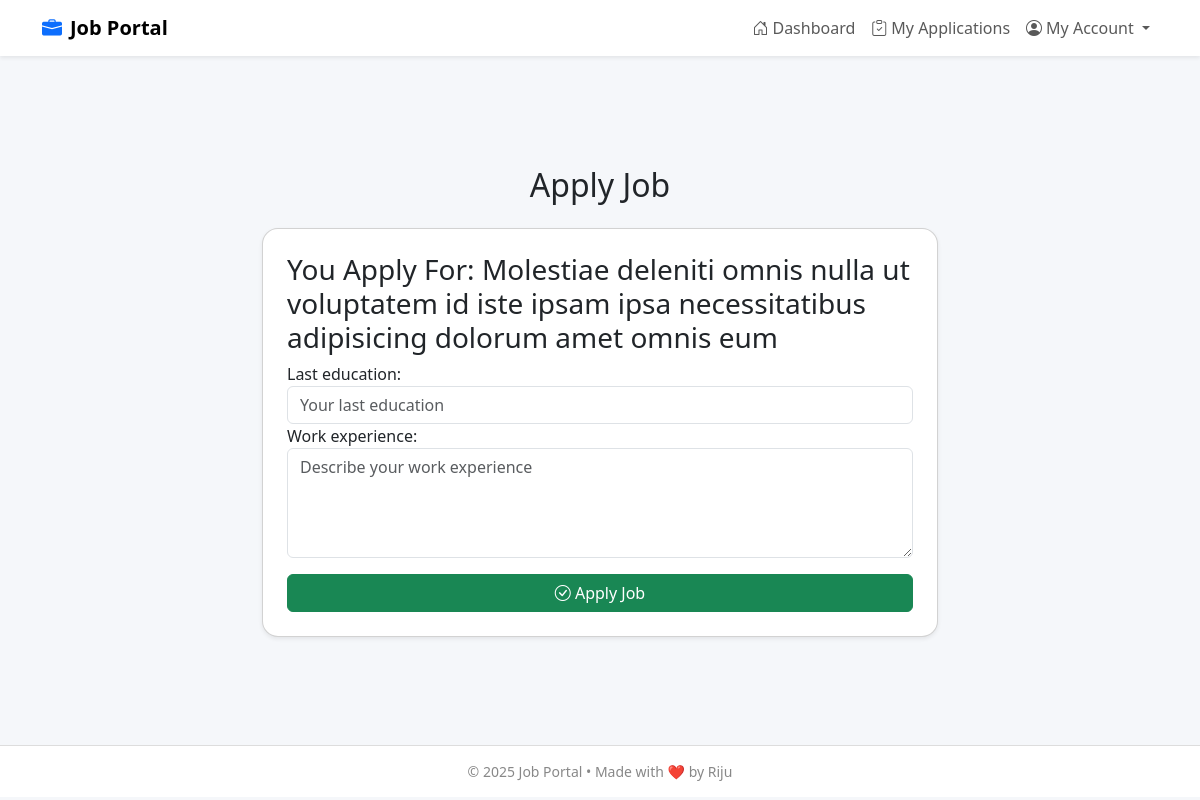
Page /applyJob/4/ (signed in) on the earlier database version.
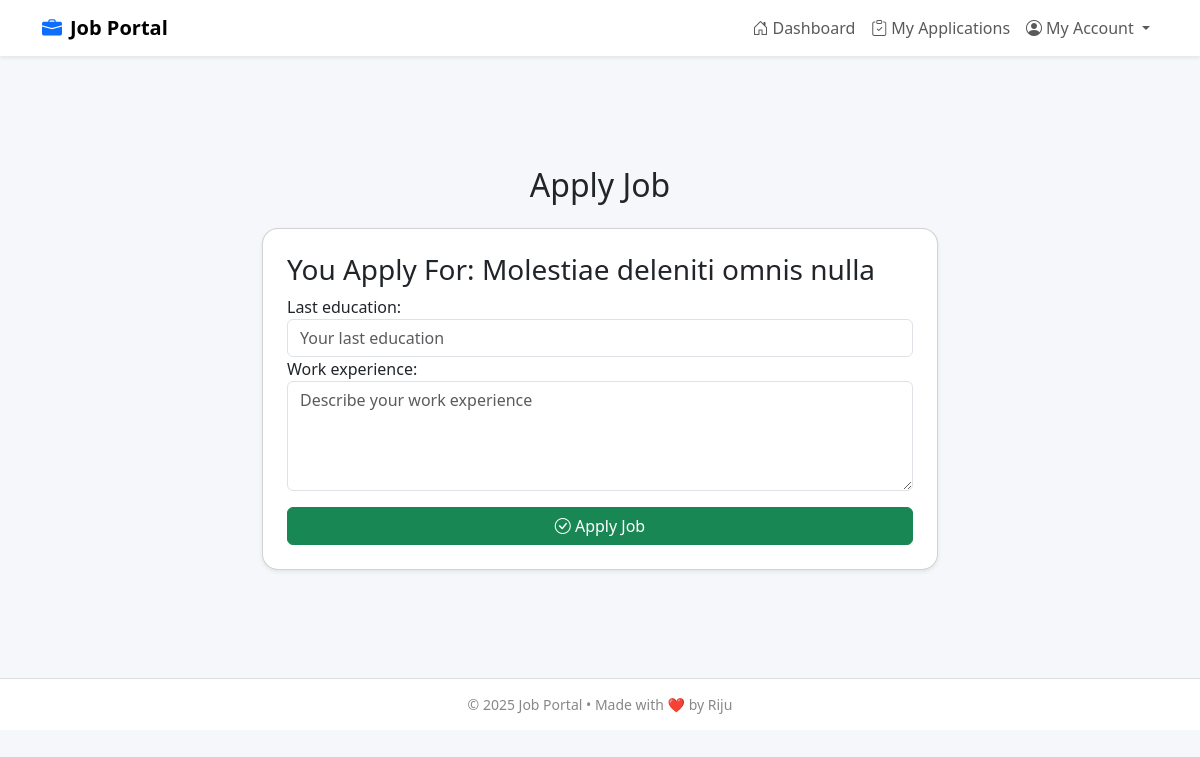
Same page on the later database version.
### employer_app/models.py (models this page shows, shortened)
class JobModel(models.Model):
    JOB_TYPE_CHOICES = [
        ('Full-Time', 'Full-Time'),
        ('Remote', 'Remote'),
        ('Internship', 'Internship'),
    ]
    employer = models.ForeignKey(EmployerProfileModel,on_delete=models.CASCADE,related_name='jobs',null=True)
    title = models.CharField(max_length=255)
    description = models.TextField()
    requirements = models.TextField()
    salary = models.DecimalField(max_digits=10, decimal_places=2, null=True, blank=True)
    job_type = models.CharField(max_length=20, choices=JOB_TYPE_CHOICES)
    deadline = models.DateField()
    posted_date = models.DateField(auto_now_add=True)

### candidate_app/views.py (the view)
# urls.py: path('applyJob/<str:id>/',applyJob,name='applyJob'),
def applyJob(request, id):
    jobData = JobModel.objects.get(id=id)
    candidateData = CandidateProfileModel.objects.get(candidate_user= request.user)
    if request.method == 'POST':
        formData = JobApplyModelForm(request.POST)
        if formData.is_valid():
            jobApplyData = formData.save(commit=False)
            jobApplyData.job = jobData
            jobApplyData.candidate = candidateData
            jobApplyData.status = 'Applied'
            jobApplyData.save()
            return redirect('appliedJobList')
    else:
        formData = JobApplyModelForm()
    return render(request, 'apply_job.html',{'jobData':jobData,'formData':formData})

### candidate_app/forms.py
class JobApplyModelForm(forms.ModelForm):
    class Meta:
        model = JobApplicationModel
        fields = ['last_education','work_experience']
        widgets = {
            'last_education': forms.TextInput(attrs={'class': 'form-control', 'placeholder': 'Your last education'}),
            'work_experience': forms.Textarea(attrs={'class': 'form-control mb-3', 'rows': 4, 'placeholder': 'Describe your work experience'}),
        }

### candidate_app/templates/apply_job.html (shortened to what this page needs)
{% extends 'master/master.html' %}
{% block body %}
<div class="container mt-5" style="max-width: 700px;">
  <h2 class="mb-4 text-center">Apply Job</h2>
  <form action="" method="POST" class="card p-4 shadow-sm">
    <h3>You Apply For: {{jobData.title}}</h3>
    {{formData}}
    <div class="d-grid">
      <button type="submit" class="btn btn-success">
        <i class="bi bi-check-circle"></i> Apply Job
      </button>
    </div>
  </form>
</div>
{% endblock %}

Differences in the rows shown:
changed JobModel: title "Molestiae deleniti omnis nulla ut voluptatem id iste ipsam ipsa necessitatibus adipisicing dolorum amet omnis eum" → "Molestiae deleniti omnis nulla"
